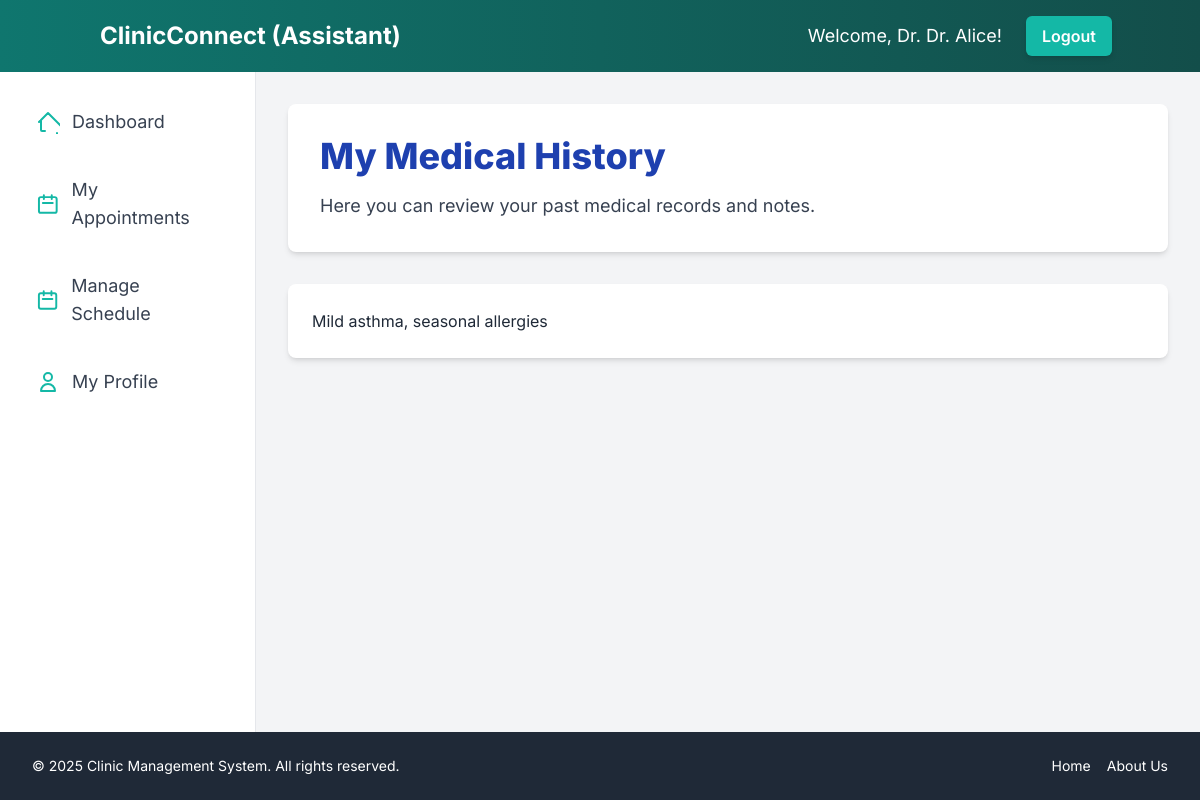
The page /dashboard/patient/history.php (signed in) on the database its author committed.
### tables this page shows
CREATE TABLE `assistanttbl` (
  `AssistantID` int(11) NOT NULL,
  `FirstName` varchar(100) NOT NULL,
  `LastName` varchar(100) NOT NULL,
  `Specialization` varchar(100) DEFAULT NULL,
  `SessionFee` decimal(10,2) DEFAULT 0.00,
  `Email` varchar(100) NOT NULL,
  `Password` varchar(255) NOT NULL,
  `CreatedAt` timestamp NOT NULL DEFAULT current_timestamp()
);

CREATE TABLE `patienttbl` (
  `PatientID` int(11) NOT NULL,
  `FirstName` varchar(100) NOT NULL,
  `LastName` varchar(100) NOT NULL,
  `Age` int(3) DEFAULT NULL,
  `Gender` enum('Male','Female','Other') DEFAULT NULL,
  `Address` varchar(255) DEFAULT NULL,
  `ContactNumber` varchar(20) DEFAULT NULL,
  `MedicalHistory` text DEFAULT NULL,
  `Email` varchar(100) NOT NULL,
  `Password` varchar(255) NOT NULL,
  `CreatedAt` timestamp NOT NULL DEFAULT current_timestamp()
);

### dashboard/patient/history.php (the view, shortened to what this page needs)
<?php
include_once '../../includes/header.php';
$patient_id = $_SESSION['user_id'];
$medical_history = "No medical history recorded.";
$stmt = $conn->prepare("SELECT MedicalHistory FROM PatientTBL WHERE PatientID = ?");
if ($stmt) {
    $stmt->bind_param("i", $patient_id);
    $stmt->execute();
    $result = $stmt->get_result();
    if ($result->num_rows > 0) {
        $row = $result->fetch_assoc();
        $medical_history = !empty($row['MedicalHistory']) ? nl2br(htmlspecialchars($row['MedicalHistory'])) : "No medical history recorded.";
    }
} else {
    error_log("Failed to prepare statement for medical history: " . $conn->error);
    $medical_history = "Error retrieving medical history.";
}
?>
<div class="bg-white p-8 rounded-lg shadow-md mb-8">
    <h1 class="text-4xl font-extrabold text-blue-800 mb-4">My Medical History</h1>
    <p class="text-gray-700 text-lg">Here you can review your past medical records and notes.</p>
</div>
<div class="bg-white p-6 rounded-lg shadow-md">
    <?php if ($medical_history === "No medical history recorded." || $medical_history === "Error retrieving medical history."): ?>
        <div class="bg-yellow-50 border-l-4 border-yellow-400 text-yellow-800 p-4 rounded-md shadow-sm" role="alert">
            <p class="font-bold">Information not available.</p>
            <p><?php echo $medical_history; ?></p>
        </div>
    <?php else: ?>
        <div class="prose max-w-none text-gray-800 leading-relaxed">
            <?php echo $medical_history; ?>
        </div>
    <?php endif; ?>
</div>
<?php
include_once '../../includes/footer.php';
?>

### includes/header.php (shortened to what this page needs)
<?php
require_once $_SERVER['DOCUMENT_ROOT'] . '/clinic-management/config/db_connection.php';
$user_id = $_SESSION['user_id'];
$user_role = $_SESSION['user_role'];
$user_name = "User";
$dashboard_base_path = "";
$nav_color_from = "";
$nav_color_to = "";
$accent_color = "";
switch ($user_role) {
    case 'assistant':
        $stmt = $conn->prepare("SELECT FirstName FROM AssistantTBL WHERE AssistantID = ?");
        $stmt->bind_param("i", $user_id);
        $stmt->execute();
        $result = $stmt->get_result();
        if ($result->num_rows > 0) {
            $row = $result->fetch_assoc();
            $user_name = $row['FirstName'];
        }
        $dashboard_base_path = "/clinic-management/dashboard/assistant";
        $nav_color_from = "from-teal-700";
        $nav_color_to = "to-teal-900";
        $accent_color = "text-teal-500";
        $hover_bg_color = "hover:bg-teal-100";
        $hover_text_color = "hover:text-teal-700";
        $btn_color = "bg-teal-500 hover:bg-teal-600";
        $welcome_prefix = "Welcome, Dr. ";
        break;
}
?>
<!DOCTYPE html>
<html lang="en">
<head>
    <script src="https://cdn.tailwindcss.com"></script>
</head>
<body class="bg-gray-100 font-inter">
    <div class="flex flex-col min-h-screen">
        <nav class="bg-gradient-to-r <?php echo $nav_color_from; ?> <?php echo $nav_color_to; ?> p-4 shadow-lg">
            <div class="container mx-auto flex justify-between items-center">
                <a href="<?php echo $dashboard_base_path; ?>/index.php" class="text-white text-2xl font-bold rounded-lg px-3 py-1 <?php echo str_replace('bg-', 'hover:bg-', $nav_color_from); ?> transition duration-300">
                    ClinicConnect (<?php echo ucfirst($user_role); ?>)
                </a>
                <div class="flex items-center space-x-4 sm:space-x-6">
                    <span class="text-white text-base sm:text-lg hidden sm:inline">
                        <?php echo $welcome_prefix . htmlspecialchars($user_name); ?>!
                    </span>
                    <a href="/clinic-management/actions/logout.php"
                       class="<?php echo $btn_color; ?> text-white font-semibold py-2 px-4 rounded-md shadow-md transition duration-300 ease-in-out">
                        Logout
                    </a>
                </div>
            </div>
        </nav>
        <div class="flex flex-1">
            <aside class="w-64 bg-white p-6 shadow-xl border-r border-gray-200 hidden sm:block">
                <nav>
                    <ul>
                        <?php if ($user_role === 'patient'): ?>
                            <li class="mb-4">
                                <a href="<?php echo $dashboard_base_path; ?>/index.php"
                                   class="flex items-center p-3 text-lg text-gray-700 <?php echo $hover_bg_color; ?> <?php echo $hover_text_color; ?> rounded-md transition duration-200 ease-in-out">
                                    <svg class="w-6 h-6 mr-3 <?php echo $accent_color; ?>" fill="none" stroke="currentColor" viewBox="0 0 24 24" xmlns="http://www.w3.org/2000/svg"><path stroke-linecap="round" stroke-linejoin="round" stroke-width="2" d="M3 12l2-2m0 0l7-7 7 7M5 10v10a1 1 0 001 1h3m10-11l2 2m0 0l7 7m-1 7v-3m-6 3v-3m-8 3h3m-6 0h3"></path></svg>
                                    Dashboard
                                </a>
                            </li>
                            <li class="mb-4">
                                <a href="<?php echo $dashboard_base_path; ?>/appointments.php"
                                   class="flex items-center p-3 text-lg text-gray-700 <?php echo $hover_bg_color; ?> <?php echo $hover_text_color; ?> rounded-md transition duration-200 ease-in-out">
                                    <svg class="w-6 h-6 mr-3 <?php echo $accent_color; ?>" fill="none" stroke="currentColor" viewBox="0 0 24 24" xmlns="http://www.w3.org/2000/svg"><path stroke-linecap="round" stroke-linejoin="round" stroke-width="2" d="M8 7V3m8 4V3m-9 8h10M5 21h14a2 2 0 002-2V7a2 2 0 00-2-2H5a2 2 0 00-2 2v12a2 2 0 002 2z"></path></svg>
                                    My Appointments
                                </a>
                            </li>
                            <li class="mb-4">
                                <a href="<?php echo $dashboard_base_path; ?>/create_appointment.php"
                                   class="flex items-center p-3 text-lg text-gray-700 <?php echo $hover_bg_color; ?> <?php echo $hover_text_color; ?> rounded-md transition duration-200 ease-in-out">
                                    <svg class="w-6 h-6 mr-3 <?php echo $accent_color; ?>" fill="none" stroke="currentColor" viewBox="0 0 24 24" xmlns="http://www.w3.org/2000/svg"><path stroke-linecap="round" stroke-linejoin="round" stroke-width="2" d="M12 9v3m0 0v3m0-3h3m-3 0H9m12 0a9 9 0 11-18 0 9 9 0 0118 0z"></path></svg>
                                    Book Appointment
                                </a>
                            </li>
                            <li class="mb-4">
                                <a href="<?php echo $dashboard_base_path; ?>/history.php"
                                   class="flex items-center p-3 text-lg text-gray-700 <?php echo $hover_bg_color; ?> <?php echo $hover_text_color; ?> rounded-md transition duration-200 ease-in-out">
                                    <svg class="w-6 h-6 mr-3 <?php echo $accent_color; ?>" fill="none" stroke="currentColor" viewBox="0 0 24 24" xmlns="http://www.w3.org/2000/svg"><path stroke-linecap="round" stroke-linejoin="round" stroke-width="2" d="M9 5H7a2 2 0 00-2 2v12a2 2 0 002 2h10a2 2 0 002-2V7a2 2 0 00-2-2h-2M9 5a2 2 0 002 2h2a2 2 0 002-2M9 5a2 2 0 012-2h2a2 2 0 012 2m-3 7h3m-3 4h3m-6-4h.01M9 16h.01"></path></svg>
                                    Medical History
                                </a>
                            </li>
                            <li class="mb-4">
                                <a href="<?php echo $dashboard_base_path; ?>/profile.php"
                                   class="flex items-center p-3 text-lg text-gray-700 <?php echo $hover_bg_color; ?> <?php echo $hover_text_color; ?> rounded-md transition duration-200 ease-in-out">
                                    <svg class="w-6 h-6 mr-3 <?php echo $accent_color; ?>" fill="none" stroke="currentColor" viewBox="0 0 24 24" xmlns="http://www.w3.org/2000/svg"><path stroke-linecap="round" stroke-linejoin="round" stroke-width="2" d="M16 7a4 4 0 11-8 0 4 4 0 018 0zM12 14a7 7 0 00-7 7h14a7 7 0 00-7-7z"></path></svg>
                                    My Profile
                                </a>
                            </li>
                        <?php elseif ($user_role === 'assistant'): ?>
                            <li class="mb-4">
                                <a href="<?php echo $dashboard_base_path; ?>/index.php"
                                   class="flex items-center p-3 text-lg text-gray-700 <?php echo $hover_bg_color; ?> <?php echo $hover_text_color; ?> rounded-md transition duration-200 ease-in-out">
                                    <svg class="w-6 h-6 mr-3 <?php echo $accent_color; ?>" fill="none" stroke="currentColor" viewBox="0 0 24 24" xmlns="http://www.w3.org/2000/svg"><path stroke-linecap="round" stroke-linejoin="round" stroke-width="2" d="M3 12l2-2m0 0l7-7 7 7M5 10v10a1 1 0 001 1h3m10-11l2 2m0 0l7 7m-1 7v-3m-6 3v-3m-8 3h3m-6 0h3"></path></svg>
                                    Dashboard
                                </a>
                            </li>
                            <li class="mb-4">
                                <a href="<?php echo $dashboard_base_path; ?>/appointments.php"
                                   class="flex items-center p-3 text-lg text-gray-700 <?php echo $hover_bg_color; ?> <?php echo $hover_text_color; ?> rounded-md transition duration-200 ease-in-out">
                                    <svg class="w-6 h-6 mr-3 <?php echo $accent_color; ?>" fill="none" stroke="currentColor" viewBox="0 0 24 24" xmlns="http://www.w3.org/2000/svg"><path stroke-linecap="round" stroke-linejoin="round" stroke-width="2" d="M8 7V3m8 4V3m-9 8h10M5 21h14a2 2 0 002-2V7a2 2 0 00-2-2H5a2 2 0 00-2 2v12a2 2 0 002 2z"></path></svg>
                                    My Appointments
                                </a>
                            </li>
                            <li class="mb-4">
                                <a href="<?php echo $dashboard_base_path; ?>/schedule.php"
                                   class="flex items-center p-3 text-lg text-gray-700 <?php echo $hover_bg_color; ?> <?php echo $hover_text_color; ?> rounded-md transition duration-200 ease-in-out">
                                    <svg class="w-6 h-6 mr-3 <?php echo $accent_color; ?>" fill="none" stroke="currentColor" viewBox="0 0 24 24" xmlns="http://www.w3.org/2000/svg"><path stroke-linecap="round" stroke-linejoin="round" stroke-width="2" d="M8 7V3m8 4V3m-9 8h10M5 21h14a2 2 0 002-2V7a2 2 0 00-2-2H5a2 2 0 00-2 2v12a2 2 0 002 2z"></path></svg>
                                    Manage Schedule
                                </a>
                            </li>
                            <li class="mb-4">
                                <a href="<?php echo $dashboard_base_path; ?>/profile.php"
                                   class="flex items-center p-3 text-lg text-gray-700 <?php echo $hover_bg_color; ?> <?php echo $hover_text_color; ?> rounded-md transition duration-200 ease-in-out">
                                    <svg class="w-6 h-6 mr-3 <?php echo $accent_color; ?>" fill="none" stroke="currentColor" viewBox="0 0 24 24" xmlns="http://www.w3.org/2000/svg"><path stroke-linecap="round" stroke-linejoin="round" stroke-width="2" d="M16 7a4 4 0 11-8 0 4 4 0 018 0zM12 14a7 7 0 00-7 7h14a7 7 0 00-7-7z"></path></svg>
                                    My Profile
                                </a>
                            </li>
                        <?php endif; ?>
                    </ul>
                </nav>
            </aside>
            <main class="flex-1 p-8 bg-gray-100 main-content">

### includes/header.php (style rules this page uses)
html, body { height: 100%; }
body { display: flex; flex-direction: column; font-family: 'Inter', sans-serif; }
.main-content { flex-grow: 1; }

### rows shown on the page
assistanttbl: FirstName "Dr. Alice"
patienttbl: MedicalHistory "Mild asthma, seasonal allergies"

### other values the page prints
$user_role "Assistant"
$welcome_prefix "Welcome, Dr."
